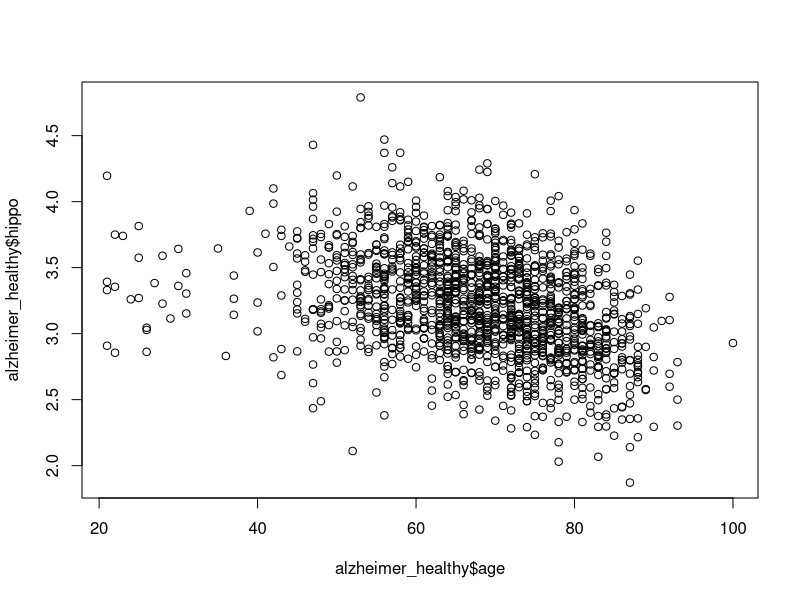

Here is the R script that generated this plot:
## ---- chunk 1
#| code-fold: true

library(tidyverse)
library(ggplot2)
## ---- chunk 2
#| code-fold: true

alzheimer_data <- read.csv('data/alzheimer_data.csv') %>% 
  select(id, diagnosis, age, educ, female, height, weight, lhippo, rhippo) %>% 
  mutate(diagnosis = as.factor(diagnosis), female = as.factor(female))


alzheimer_healthy <- read.csv('data/alzheimer_data.csv') %>% 
  select(id, diagnosis, age, educ, female, height, weight, lhippo, rhippo) %>% 
  mutate(diagnosis = as.factor(diagnosis), female = as.factor(female)) %>% filter(diagnosis==0)
## ---- chunk 3
#| code-fold: true
mean(alzheimer_healthy$lhippo)
## ---- chunk 4
#| code-fold: true
n=length(alzheimer_healthy$lhippo)
(mean(alzheimer_healthy$lhippo)-3)/ (sd(alzheimer_healthy$lhippo)/sqrt(n))
## ---- chunk 5
#| code-fold: true
#probability of greater than 17.72495
print("probability of greater than 17.72495")
pt(17.72495, df=n-1, lower.tail=F)

#probability of less than -17.72495
print("probability of less than -17.72495")
pt(-17.72495, df=n-1, lower.tail=T)

#p-value
print("p-value")
pt(17.72495, df=n-1, lower.tail=F)+pt(-17.72495, df=n-1, lower.tail=T)
## ---- chunk 6
#| code-fold: true

#the default test is two-tailed/sided
t.test(alzheimer_healthy$lhippo, mu=3)  
## ---- chunk 7
#| code-fold: true
#use the CDF of t to compute p-value
pt(17.72495, df=n-1, lower.tail=T)

#use t-test
t.test(alzheimer_healthy$lhippo, mu=3, alternative = "less")  
## ---- chunk 8
#| code-fold: true
#use the CDF of t to compute p-value
pt(17.72495, df=n-1, lower.tail=F)
#use t-test
t.test(alzheimer_healthy$lhippo, mu=3, alternative = "greater")  
## ---- chunk 9
#| code-fold: true
phat=mean(alzheimer_healthy$lhippo>3 )
phat

phat.se=sqrt(phat*(1-phat)/n)
phat.se

(phat-0.5)/phat.se

#p-value
pnorm((phat-0.5)/phat.se, lower.tail = F)
## ---- chunk 10
#| code-fold: true
t.test(alzheimer_healthy$lhippo[alzheimer_healthy$female==0], alzheimer_healthy$lhippo[alzheimer_healthy$female==1])

t.test(alzheimer_healthy$lhippo ~ alzheimer_healthy$female)
## ---- chunk 11
#| code-fold: true
t.test(alzheimer_data$rhippo, alzheimer_data$lhippo, paired = T)

#equivalently, 
t.test(alzheimer_data$rhippo- alzheimer_data$lhippo)
## ---- chunk 12
#| code-fold: true

table(alzheimer_data$rhippo>alzheimer_data$lhippo,
      alzheimer_data$female)

chisq.test(table(alzheimer_data$rhippo>alzheimer_data$lhippo,
      alzheimer_data$female))
## ---- chunk 13
#| code-fold: true
#| fig-align: center

alzheimer_healthy$hippo = (alzheimer_healthy$lhippo+alzheimer_healthy$rhippo)/2

plot(alzheimer_healthy$age, alzheimer_healthy$hippo)
## ---- chunk 14
#| code-fold: true

cor.test(alzheimer_healthy$age, alzheimer_healthy$hippo)

#alternatively, we can use linear regression
summary(lm(alzheimer_healthy$hippo ~ alzheimer_healthy$age))
## ---- chunk 15
#| code-fold: true


summary(aov(alzheimer_data$lhippo ~ alzheimer_data$diagnosis))

#equivalently
summary(aov(lhippo ~ diagnosis, data=alzheimer_data))
